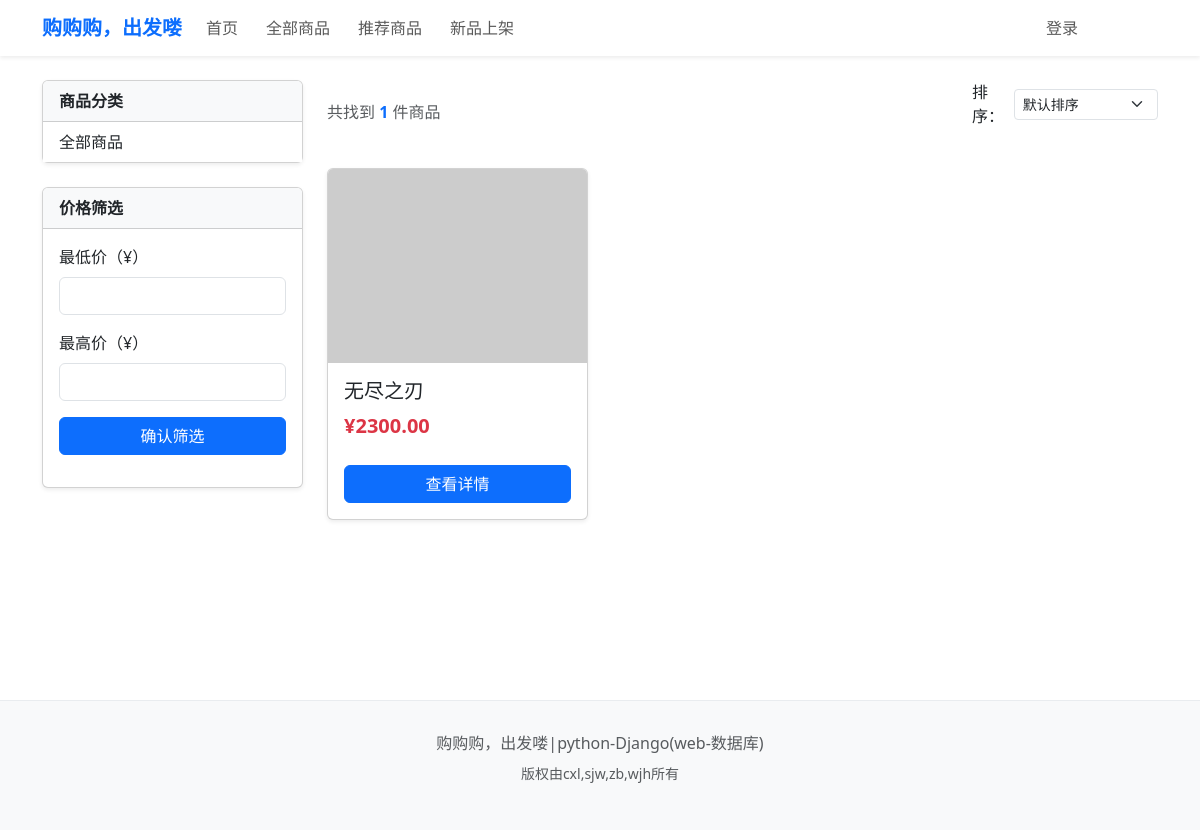
/products/, run on an earlier commit of the app's database.
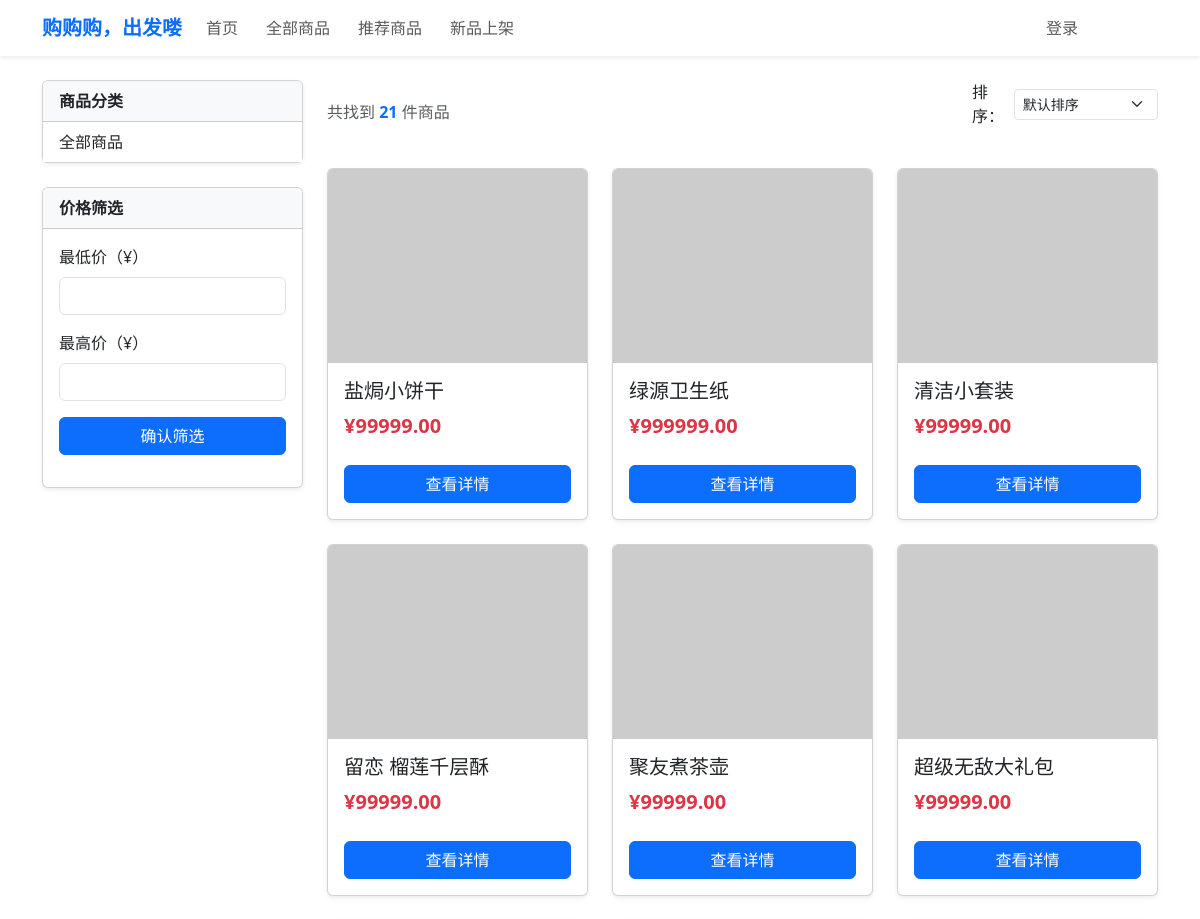
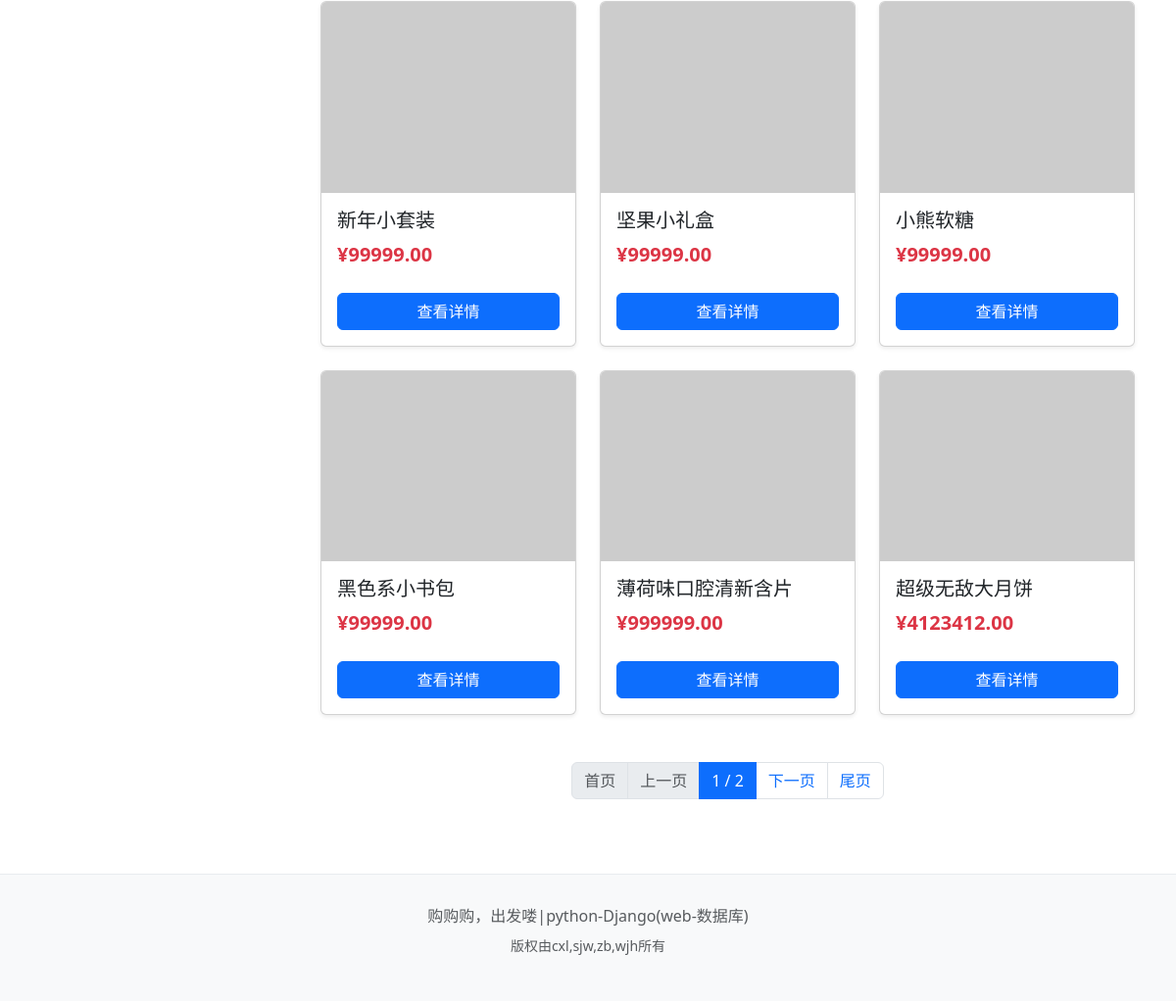
And on a later commit of the database (2 pictures, top to bottom).
### products/models.py (models this page shows, shortened)
class Product(models.Model):
    PRODUCT_STATUS = (
        ('draft', '草稿'),          # 商品已创建但未上架
        ('published', '已上架'),     # 商品已上架可销售
        ('out_of_stock', '缺货'),    # 商品暂时缺货
        ('discontinued', '已下架'),  # 商品已永久下架
    )
    name = models.CharField('商品名称', max_length=200, db_index=True)
    slug = models.SlugField('URL标识', max_length=200, unique=True, blank=True, null=True)
    description = models.TextField('商品描述', blank=True)
    short_description = models.CharField('商品简述', max_length=200, blank=True)
    sku = models.CharField('商品编码', max_length=50, unique=True, db_index=True)
    price = models.DecimalField(
        '商品单价',
        max_digits=10,  # 最大位数（含小数）
        decimal_places=2,  # 小数点后2位
        validators=[MinValueValidator(Decimal('0.01'))]  # 最低价格0.01元
    )
    category = models.ForeignKey(
        Category,
        on_delete=models.SET_NULL,
        null=True,
        blank=True,
        verbose_name='所属分类',
        related_name='products'
    )
    stock = models.PositiveIntegerField('总库存', default=0)
    status = models.CharField('商品状态', max_length=20, choices=PRODUCT_STATUS, default='draft')
    is_featured = models.BooleanField('推荐商品', default=False)
    created_at = models.DateTimeField('创建时间', auto_now_add=True)
    updated_at = models.DateTimeField('更新时间', auto_now=True)
    view_count = models.PositiveIntegerField('浏览量', default=0)
    sales_count = models.PositiveIntegerField('销量', default=0)
    class Meta:
        verbose_name = '商品'
        verbose_name_plural = verbose_name
        ordering = ['-created_at']
        indexes = [
            models.Index(fields=['price', 'status']),
            models.Index(fields=['category', 'status']),
        ]
        db_table = 'products_product'

### products/views.py (the view, shortened to what this page needs)
# urls.py: path('products/', views.ProductListView.as_view(), name='product_list'),
class ProductListView(ListView):
    model = Product
    template_name = 'products/product_list.html'  # 模板文件路径
    context_object_name = 'products'  # 模板中使用的变量名
    paginate_by = 12  # 每页显示12个商品
    def get_queryset(self):
        queryset = Product.objects.filter(status='published').select_related('category')
        category_id = self.request.GET.get('category')
        if category_id and category_id.isdigit():
            category = get_object_or_404(Category, id=int(category_id))
            queryset = queryset.filter(category=category)
        search_query = self.request.GET.get('q')
        min_price = self.request.GET.get('min_price')
        max_price = self.request.GET.get('max_price')
        if min_price and min_price.replace('.', '', 1).isdigit():
            queryset = queryset.filter(price__gte=float(min_price))
        if max_price and max_price.replace('.', '', 1).isdigit():
            queryset = queryset.filter(price__lte=float(max_price))
        sort_by = self.request.GET.get('sort', 'created_at')
        if sort_by == 'price_asc':
            queryset = queryset.order_by('price')
        elif sort_by == 'price_desc':
            queryset = queryset.order_by('-price')
        elif sort_by == 'sales':
            queryset = queryset.order_by('-sales_count')
        elif sort_by == 'new':
            queryset = queryset.order_by('-created_at')
        else:
            queryset = queryset.order_by('-created_at')
        return queryset
    def get_context_data(self, **kwargs):
        context = super().get_context_data(**kwargs)
        context['categories'] = Category.objects.filter(is_active=True)
        context['selected_category'] = self.request.GET.get('category')
        context['search_query'] = self.request.GET.get('q', '')
        context['min_price'] = self.request.GET.get('min_price', '')
        context['max_price'] = self.request.GET.get('max_price', '')
        context['sort_by'] = self.request.GET.get('sort', 'created_at')
        price_range = Product.objects.filter(status='published').aggregate(
            min_price=Min('price'),  # 最低价格
            max_price=Max('price')   # 最高价格
        )
        context['price_range'] = price_range
        return context

### products/templates/products/product_list.html (shortened to what this page needs)
{% extends 'base.html' %}
{% block content %}
<div class="row">
    <div class="col-md-3">
        <div class="card mb-4 shadow-sm">
            <div class="card-header bg-light fw-bold">商品分类</div>
            <div class="card-body p-0">
                <ul class="list-group list-group-flush">
                    <li class="list-group-item">
                        <a href="{% url 'products:product_list' %}" class="text-decoration-none text-dark">
                            全部商品
                        </a>
                    </li>
                </ul>
            </div>
        </div>
        <div class="card shadow-sm">
            <div class="card-header bg-light fw-bold">价格筛选</div>
            <div class="card-body">
                <form method="get" class="needs-validation" novalidate>
                    <div class="mb-3">
                        <label for="min_price" class="form-label">最低价（¥）</label>
                        <input type="number" class="form-control" id="min_price" name="min_price"
                               value="{{ min_price|default:'' }}" min="0" step="0.01" required>
                    </div>
                    <div class="mb-3">
                        <label for="max_price" class="form-label">最高价（¥）</label>
                        <input type="number" class="form-control" id="max_price" name="max_price"
                               value="{{ max_price|default:'' }}" min="0" step="0.01" required>
                    </div>
                    <button type="submit" class="btn btn-primary w-100">确认筛选</button>
                </form>
            </div>
        </div>
    </div>
    <div class="col-md-9">
        <div class="d-flex justify-content-between align-items-center mb-4">
            <p class="text-muted mb-0">
                共找到 <span class="fw-bold text-primary">{{ page_obj.paginator.count }}</span> 件商品
            </p>
            <form method="get" class="d-flex align-items-center">
                <label for="sort" class="me-2 mb-0">排序：</label>
                <select name="sort" id="sort" class="form-select form-select-sm" onchange="this.form.submit()">
                    <option value="created_at" {% if sort_by == 'created_at' %}selected{% endif %}>默认排序</option>
                </select>
            </form>
        </div>
        <div class="row g-4">
            {% for product in products %}
            <div class="col-md-4 col-sm-6">
                <div class="card h-100 shadow-sm">
                    <div class="ratio ratio-4x3">
                        {% if product.image %}
                            <img src="{{ product.image.url }}" class="card-img-top object-fit-cover"
                                 alt="{{ product.name }}" style="height: 200px; object-fit: cover;">
                        {% else %}
                            <img src="https://via.placeholder.com/400x300?text=暂无图片" class="card-img-top"
                                 alt="暂无商品图片">
                        {% endif %}
                    </div>
                    <div class="card-body">
                        <h5 class="card-title text-truncate">{{ product.name }}</h5>
                        <p class="card-text fw-bold text-danger fs-5">¥{{ product.price }}</p>
                        <a href="{% url 'products:product_detail' product.id %}"
                           class="btn btn-primary w-100 mt-2">查看详情</a>
                    </div>
                </div>
            </div>
            {% endfor %}
        </div>
        {% if page_obj.paginator.num_pages > 1 %}
        <nav class="mt-5">
            <ul class="pagination justify-content-center">
                {% if page_obj.has_previous %}
                <li class="page-item">
                    <a class="page-link" href="?page=1{% for key, value in request.GET.items %}{% if key != 'page' %}&{{ key }}={{ value }}{% endif %}{% endfor %}">
                        首页
                    </a>
                </li>
                <li class="page-item">
                    <a class="page-link" href="?page={{ page_obj.previous_page_number }}{% for key, value in request.GET.items %}{% if key != 'page' %}&{{ key }}={{ value }}{% endif %}{% endfor %}">
                        上一页
                    </a>
                </li>
                {% else %}
                <li class="page-item disabled"><a class="page-link" href="#">首页</a></li>
                <li class="page-item disabled"><a class="page-link" href="#">上一页</a></li>
                {% endif %}
                <li class="page-item active"><a class="page-link" href="#">{{ page_obj.number }} / {{ page_obj.paginator.num_pages }}</a></li>
                {% if page_obj.has_next %}
                <li class="page-item">
                    <a class="page-link" href="?page={{ page_obj.next_page_number }}{% for key, value in request.GET.items %}{% if key != 'page' %}&{{ key }}={{ value }}{% endif %}{% endfor %}">
                        下一页
                    </a>
                </li>
                <li class="page-item">
                    <a class="page-link" href="?page={{ page_obj.paginator.num_pages }}{% for key, value in request.GET.items %}{% if key != 'page' %}&{{ key }}={{ value }}{% endif %}{% endfor %}">
                        尾页
                    </a>
                </li>
                {% else %}
                <li class="page-item disabled"><a class="page-link" href="#">下一页</a></li>
                <li class="page-item disabled"><a class="page-link" href="#">尾页</a></li>
                {% endif %}
            </ul>
        </nav>
        {% endif %}
    </div>
</div>
{% endblock %}

### templates/base.html (shortened to what this page needs)
<html lang="zh-CN">
<head>
    <link href="https://cdn.jsdelivr.net/npm/bootstrap@5.3.2/dist/css/bootstrap.min.css" rel="stylesheet">
</head>
<body>
    <nav class="navbar navbar-expand-lg navbar-light bg-white shadow-sm">
        <div class="container">
           <a class="navbar-brand fw-bold text-primary" href="{% url 'products:home' %}">
            购购购，出发喽
           </a>
            <div class="collapse navbar-collapse" id="navbarNav">
                <ul class="navbar-nav me-auto">
                    <li class="nav-item">
                        <a class="nav-link {% if request.path == '/' %}active{% endif %}" href="{% url 'products:home' %}">首页</a>
                    </li>
                    <li class="nav-item">
                        <a class="nav-link {% if 'products' in request.path and 'product' not in request.path %}active{% endif %}" href="{% url 'products:product_list' %}">全部商品</a>
                    </li>
                    <li class="nav-item">
                        <a class="nav-link" href="{% url 'products:featured_products' %}">推荐商品</a>
                    </li>
                    <li class="nav-item">
                        <a class="nav-link" href="{% url 'products:new_arrivals' %}">新品上架</a>
                    </li>
                </ul>
                <ul class="navbar-nav">
                    {% if user.is_authenticated %}
                        <li class="nav-item">
                            <a class="nav-link" href="{% url 'cart:cart_detail' %}">
                                <i class="bi bi-cart3"></i> 购物车
                            </a>
                        </li>
                        <li class="nav-item">
                            <a class="nav-link" href="{% url 'orders:order_list' %}">
                                <i class="bi bi-list-check"></i> 我的订单
                            </a>
                        </li>
                        <li class="nav-item">
                            <a class="nav-link" href="{% url 'users:profile' %}">
                                <i class="bi bi-person-circle"></i> 个人中心
                            </a>
                        </li>
                        {% if user.is_superuser %}
                            <li class="nav-item">
                                <a class="nav-link text-warning" href="/admin/">
                                    <i class="bi bi-gear"></i> 后台管理
                                </a>
                            </li>
                        {% endif %}
                        <li class="nav-item">
                            <a class="nav-link text-danger" href="{% url 'users:logout' %}">
                                退出登录
                            </a>
                        </li>
                    {% else %}
                        <li class="nav-item">
                            <a class="nav-link" href="{% url 'users:login' %}?next={{ request.path }}">登录</a>
                        </li>
                        <li class="nav-item">
                            <a class="nav-link btn btn-primary text-white" href="{% url 'users:register' %}">注册</a>
                        </li>
                    {% endif %}
                </ul>
            </div>
        </div>
    </nav>
    <div class="main-content container mt-4">
        {% block content %}{% endblock %}
    </div>
    <footer class="footer">
        <div class="container text-center">
            <p class="text-muted mb-0">购购购，出发喽|python-Django(web-数据库)</p>
            <p class="text-muted mt-2 small">版权由cxl,sjw,zb,wjh所有</p>
        </div>
    </footer>
</body>
</html>

### templates/base.html (style rules this page uses)
.navbar-nav .nav-item { margin-right:12px; }
.footer { margin-top: 60px; padding: 30px 0; background-color: #f8f9fa; border-top: 1px solid #e9ecef; }
.main-content { min-height:70vh; }

What changed in the data, as far as the page shows it:
no longer on this page (row unchanged): Product: name "无尽之刃", price "2300.00"
added Product: name "盐焗小饼干", price "99999.00"
added Product: name "绿源卫生纸", price "999999.00"
added Product: name "清洁小套装", price "99999.00"
added Product: name "留恋 榴莲千层酥", price "99999.00"
added Product: name "聚友煮茶壶", price "99999.00"
added Product: name "超级无敌大礼包", price "99999.00"
added Product: name "新年小套装", price "99999.00"
added Product: name "坚果小礼盒", price "99999.00"
added Product: name "小熊软糖", price "99999.00"
added Product: name "黑色系小书包", price "99999.00"
added Product: name "薄荷味口腔清新含片", price "999999.00"
added Product: name "超级无敌大月饼", price "4123412.00"
Also different on the page:
{{ page_obj.paginator.count }}: "1" → "21"
{{ page_obj.number }}: (not shown) → "1"
{{ page_obj.paginator.num_pages }}: (not shown) → "2"
text now shown: "首页 上一页 / 下一页 尾页"
